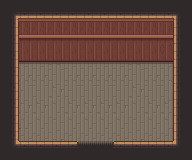

A level layout from a 2D game, rendered from its tile map. Below: a short description, then the map file with its tile-grid data intact:
An orthogonal 12x10 tile map with 16x16 px tiles, 2 tile layers (floor, walls) and 2 objects (Windmill_Exit, Mill_Hopper).

<map version="1.10" tiledversion="1.11.2" orientation="orthogonal" renderorder="right-down" width="12" height="10" tilewidth="16" tileheight="16" infinite="0" nextlayerid="4" nextobjectid="3">
 <editorsettings>
  <export target="../client/public/assets/maps/windmill.json" format="json" />
 </editorsettings>
 <tileset firstgid="181" name="farm" tilewidth="16" tileheight="16" tilecount="384" columns="24">
  <image source="../client/public/assets/sprites/buildings/farm.png" width="384" height="256" />
 </tileset>
 <layer id="2" name="floor" width="12" height="10">
  <data encoding="csv">
0,0,0,0,0,0,0,0,0,0,0,0,
0,0,0,0,0,0,0,0,0,0,0,0,
0,0,0,0,0,0,0,0,0,0,0,0,
0,391,391,415,391,391,391,391,415,391,391,0,
0,415,415,439,415,415,415,415,439,415,415,0,
0,439,439,463,439,439,439,439,463,439,439,0,
0,463,463,487,463,463,463,463,487,463,463,0,
0,487,487,391,487,487,487,487,391,487,487,0,
0,391,391,415,391,391,391,391,415,391,391,0,
0,0,0,0,0,0,0,0,0,0,0,0
</data>
 </layer>
 <layer id="1" name="walls" width="12" height="10">
  <properties>
   <property name="collides" value="true" />
   <property name="opaque" value="true" />
  </properties>
  <data encoding="csv">
510,511,511,511,511,511,511,511,511,511,511,512,
534,389,301,301,301,301,301,301,301,301,390,536,
534,413,325,325,325,325,325,325,325,325,414,536,
534,437,349,349,349,349,349,349,349,349,438,536,
534,412,0,0,0,0,0,0,0,0,347,536,
534,412,0,0,0,0,0,0,0,0,347,536,
534,412,0,0,0,0,0,0,0,0,347,536,
534,412,0,0,0,0,0,0,0,0,347,536,
534,461,310,310,489,490,490,491,310,310,462,536,
558,559,559,559,513,514,514,515,559,559,559,560
</data>
 </layer>
 <objectgroup id="3" name="objects">
  <object id="1" name="Windmill_Exit" x="96" y="144" width="1" height="1" />
  <object id="2" name="Mill_Hopper" x="56" y="40" width="1" height="1" />
 </objectgroup>
</map>
